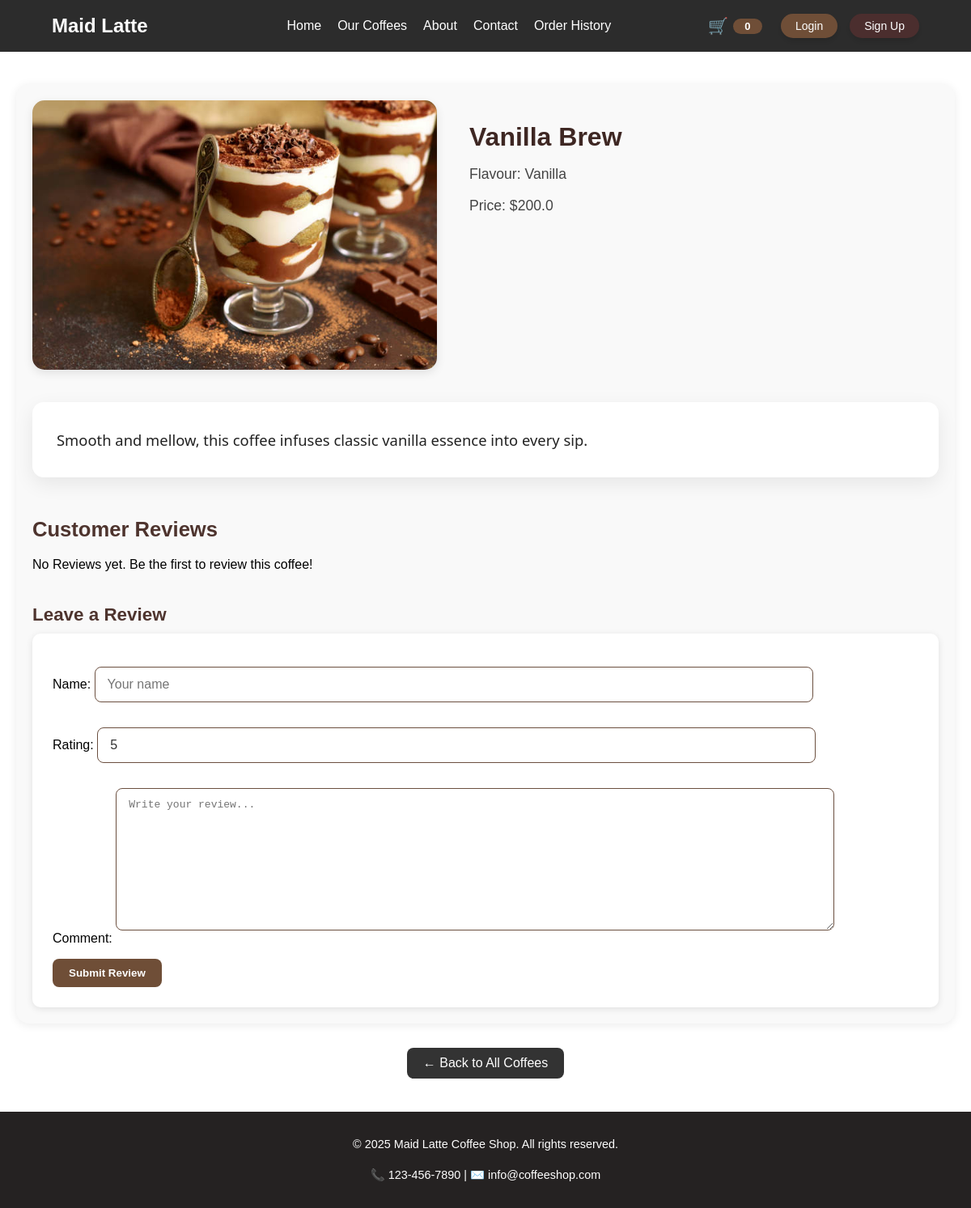
The page /detail/8/ on the database as committed earlier.
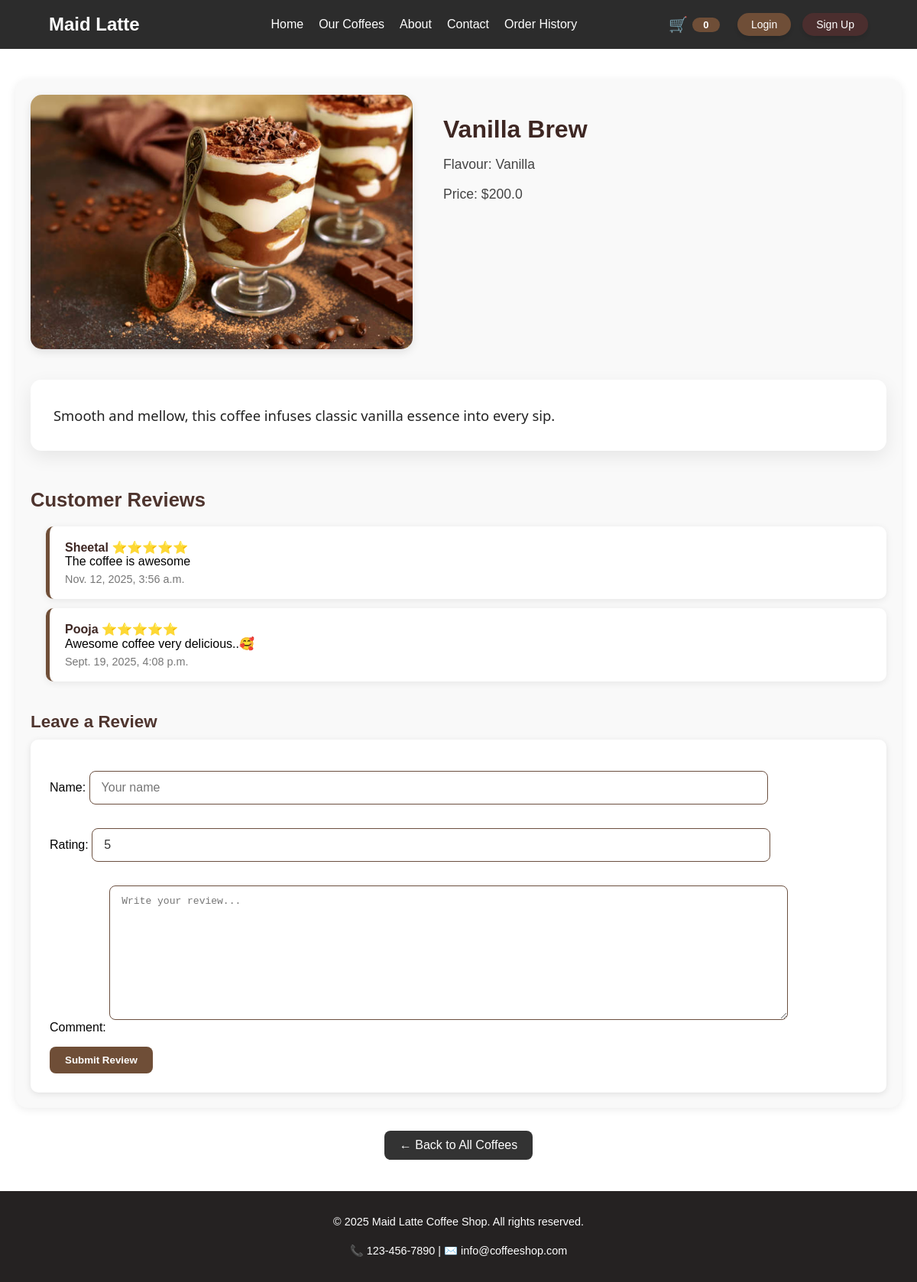
The same page on the database as committed later.
### testapp/models.py (models this page shows, shortened)
class Coffee(models.Model):
    name = models.CharField(max_length=25)
    flavour = models.CharField(max_length=15)
    price = models.FloatField()
    image = models.ImageField(upload_to="images/", blank=True, null=True)
    description = models.TextField(blank=True , null= True)

class Review(models.Model):
    coffee = models.ForeignKey(Coffee, on_delete=models.CASCADE, related_name='reviews')
    name = models.CharField(max_length=30)
    rating = models.PositiveSmallIntegerField(default=5)
    comment = models.TextField()
    created_at = models.DateTimeField(auto_now_add=True)

### testapp/views.py (the view, shortened to what this page needs)
# urls.py: path('detail/<int:pk>/', views.CoffeeDetailView.as_view(), name='coffee_detail'),
class CoffeeDetailView(DetailView):
    model = Coffee
    context_object_name = 'coffee'
    template_name = 'testapp/coffee_detail.html'
    def get_context_data(self, **kwargs):
        context = super().get_context_data(**kwargs)
        coffee = getattr(self,'object', None)
        context['form'] = ReviewForm()
        try:
            context['reviews'] = coffee.reviews.all().order_by('-created_at')
        except Exception:
            context['reviews'] = []
        return context

### testapp/forms.py
class ReviewForm(forms.ModelForm):
    class Meta :
        model = Review
        fields = ['name', 'rating', 'comment']
        widgets = {
            'name' : forms.TextInput(attrs={'placeholder' : 'Your name'}),
            'rating': forms.NumberInput(attrs={'min':1 , 'max': 5}),
            'comment': forms.Textarea(attrs={'placeholder': 'Write your review...'}),
        }

### testapp/templates/testapp/coffee_detail.html (shortened to what this page needs)
{% extends 'base.html' %}
{% load static %}
{% block extra_css %}
<link rel="stylesheet" href="{% static 'testapp/css/coffee_detail.css' %}">
{% endblock %}
{% block content %}
<div class="coffee-detail-container">
    <section class="coffee-detail-hero">
        <div class="coffee-detail-main">
            <div class="coffee-detail-image">
                {% if coffee.image %}
                <img src="{{ coffee.image.url }}" alt="{{ coffee.name }}">
                {% endif %}
            </div>
            <div class="coffee-detail-info">
                <h2>{{coffee.name}}</h2>
                <p>Flavour: {{ coffee.flavour }}</p>
                <p>Price: ${{ coffee.price }}</p>
            </div>
        </div>
        <div class="coffee-description">
            {{ coffee.description }}
        </div>
        <section class="coffee-reviews">
            <h3>Customer Reviews</h3>
            {% if reviews %}
            <ul>
                {% for review in reviews %}
                <li>
                    <strong>{{ review.name}}</strong>
                    {% if review.rating == 1 %}⭐{% elif review.rating == 2 %}⭐⭐{% elif review.rating == 3 %}⭐⭐⭐{% elif
                    review.rating == 4 %}⭐⭐⭐⭐{% elif review.rating == 5 %}⭐⭐⭐⭐⭐{% endif %}<br>
                    {{ review.comment }} <br>
                    <small>{{ review.created_at }}</small>
                </li>
                {% endfor %}
            </ul>
            {% else %}
            <p>No Reviews yet. Be the first to review this coffee! </p>
            {% endif %}
        </section>
        <section class="add-review">
            <h3>Leave a Review</h3>
            <form method="post">
                {{form.as_p}}
                <button type="submit">Submit Review</button>
            </form>
        </section>
    </section>
    <div class="back-to-list">
        <a href="{% url 'cafe' %}">← Back to All Coffees</a>
    </div>
</div>
{% endblock %}

### templates/base.html (shortened to what this page needs)
{% load static %}
<!DOCTYPE html>
<html lang="en">
<head>
    <link rel="stylesheet" href="{% static 'testapp/css/base.css' %}">
    {% block extra_css %}{% endblock %}
    <link rel="stylesheet" href="https://cdn.jsdelivr.net/npm/toastify-js/src/toastify.min.css">
</head>
<body>
    <nav>
        <div class="nav-left">
            <h2>Maid Latte</h2>
        </div>
        <ul class="nav-opt">
            <li><a href="{% url 'home' %}">Home</a></li>
            <li><a href="{% url 'cafe' %}">Our Coffees</a></li>
            <li><a href="{% url 'about' %}">About</a></li>
            <li><a href="{% url 'contact' %}">Contact</a></li>
            <li><a href="{% url 'order_list' %}">Order History</a></li>
        </ul>
        <div class="nav-right">
            <a href="{% url 'cart' %}" class="nav-cart" id="cart-count-link">
                <span class="nav-cart-icon">🛒</span>
                <span class="nav-cart-badge" id="cart-count">0</span>
            </a>
            <a href="{% url 'login' %}" class="auth-btn login-btn">Login</a>
            <a href="{% url 'signup' %}" class="auth-btn signup-btn">Sign Up</a>
        </div>
    </nav>
    <main>{% block content %}{% endblock %}</main>
    <footer>
        <p>&copy; 2025 Maid Latte Coffee Shop. All rights reserved.</p>
        <p>📞 123-456-7890 | ✉️ info@coffeeshop.com</p>
    </footer>
</body>
</html>

### static/testapp/css/base.css (style rules this page uses)
html, body { padding: 0; margin: 0; height: 100%; }
body { font-family: "Montserrat", sans-serif; min-height: 100vh; display: flex; flex-direction: column; }
main { flex: 1; }
nav { background-color: rgba(0, 0, 0, 0.829); backdrop-filter: blur(10px); color: white; height: 4rem; display: flex; align-items: center; justify-content: space-between; padding: 0 4rem; position: sticky; top: 0; z-index: 1000; }
.nav-opt { display: flex; }
ul li { margin-left: 20px; list-style: none; }
ul li a { color: white; text-decoration: none; transition: 0.3s; }
.nav-cart { display: flex; align-items: center; gap: 6px; padding: 4px 8px; text-decoration: none; color: #3e2723; font-weight: 600; transition: color 0.2s ease; }
.nav-cart-icon { font-size: 20px; line-height: 1; }
.nav-cart-badge { background: #6f4e37; color: #fff; padding: 2px 8px; border-radius: 50px; font-size: 13px; font-weight: 600; display: inline-block; min-width: 20px; text-align: center; }
.nav-right { display: flex; align-items: center; gap: 15px; }
.auth-btn, .logout-btn { background: #6f4e37; color: #fff; padding: 7px 18px; border: none; border-radius: 20px; font-size: 14px; text-decoration: none; cursor: pointer; transition: all 0.3s ease; box-shadow: 0 4px 10px rgba(0, 0, 0, 0.15); }
.signup-btn { background: #4b2e2e; }
footer { background-color: #252222; color: #fff; text-align: center; padding: 15px 10px; position: relative; font-size: 0.9rem; line-height: 1.6; }

### testapp/static/testapp/css/coffee_detail.css (style rules this page uses)
.coffee-detail-container { max-width: 1200px; margin: 0 auto; padding: 40px 20px; }
.coffee-detail-hero { padding: 20px; background-color: #f9f9f9; border-radius: 16px; box-shadow: 0 2px 12px rgba(0, 0, 0, 0.08); }
.coffee-detail-main { display: flex; flex-direction: row; gap: 40px; align-items: flex-start; flex-wrap: wrap; }
.coffee-detail-image { flex: 1 1 500px; max-width: 500px; }
.coffee-detail-image img { width: 100%; height: auto; display: block; border-radius: 15px; object-fit: cover; box-shadow: 0 4px 12px rgba(0, 0, 0, 0.1); transition: transform 0.3s ease-in-out, box-shadow 0.3s ease-in-out; transform-origin: center center; }
.coffee-detail-info { flex: 1 1 500px; }
.coffee-detail-info h2 { font-size: 2rem; margin-bottom: 15px; color: #3e2723; }
.coffee-detail-info p { font-size: 1.1rem; margin-bottom: 10px; color: #444; }
.coffee-description { background-color: #fff; padding: 30px; margin-top: 40px; border-radius: 14px; font-size: 1.15rem; color: #222; font-weight: 400; line-height: 1.8; box-shadow: 0 8px 24px rgba(0, 0, 0, 0.08); font-family: 'Segoe UI', Tahoma, Geneva, Verdana, sans-serif; transition: transform 0.3s ease, box-shadow 0.3s ease; }
.back-to-list { margin-top: 30px; text-align: center; }
.back-to-list a { display: inline-block; text-decoration: none; background-color: #333; color: #fff; padding: 10px 20px; border-radius: 8px; transition: background-color 0.3s ease; }
.coffee-reviews { margin-top: 50px; }
.coffee-reviews h3 { font-size: 1.6rem; font-weight: bold; color: #4e342e; margin-bottom: 20px; }
.coffee-reviews ul { list-style: none; padding: 0; margin: 0; display: grid; gap: 12px; }
.coffee-reviews li { background-color: #fff; border-left: 5px solid #6f4e37; padding: 18px 20px; border-radius: 10px; box-shadow: 0 2px 10px rgba(0, 0, 0, 0.08); transition: transform 0.3s ease, box-shadow 0.3s ease; }
.coffee-reviews strong { color: #3e2723; font-weight: 600; }
.coffee-reviews small { display: block; margin-top: 6px; color: #777; font-size: 0.9em; }
.add-review { margin-top: 40px; }
.add-review h3 { color: #4e342e; font-size: 1.4rem; margin-bottom: 10px; }
.add-review form { background-color: #fff; padding: 25px; border-radius: 10px; box-shadow: 0 2px 8px rgba(0, 0, 0, 0.1); }
.add-review form input, .add-review form textarea { width: 80%; padding: 12px 15px; margin-bottom: 15px; border: 1px solid #6b4f3f; border-radius: 8px; font-size: 1em; background-color: #fff; color: #333; transition: all 0.3s ease; }
.add-review form button { background-color: #6f4e37; color: white; padding: 10px 20px; border: none; border-radius: 8px; font-weight: bold; cursor: pointer; transition: background-color 0.3s ease, transform 0.3s ease; }

Rows that differ between the two databases and show on the page:
added Review: name "Sheetal", comment "The coffee is awesome", created_at "Nov. 12, 2025, 3:56 a.m."
added Review: name "Pooja", comment "Awesome coffee very delicious..🥰", created_at "Sept. 19, 2025, 4:08 p.m."
Other text that changed with them:
text no longer shown: "No Reviews yet. Be the first to review this coffee!"
